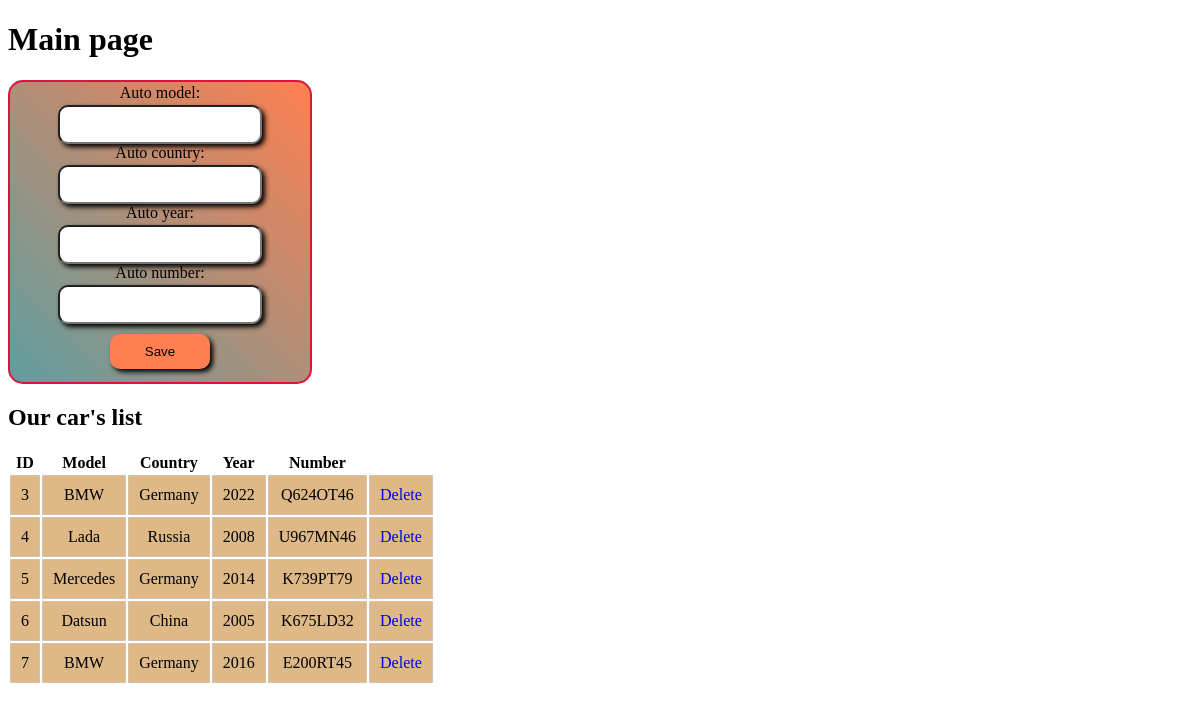
The page / on the database its author committed.
### new_HW_7/models.py (models this page shows)
class Auto(models.Model):
    auto_model = models.CharField(max_length=15)
    auto_country = models.CharField(max_length=20)
    auto_year = models.IntegerField()
    auto_number = models.CharField(max_length=10)

### new_HW_7/views.py (the view)
# urls.py: path('', views.index, name='home'),
def index(request):
    forma = AutoForm()
    base = Auto.objects.all()
    data = {'forma': forma, 'base': base}
    return render(request, 'index.html', context=data)
    pass

### new_HW_7/forms.py
class AutoForm(f.Form):
    auto_model = f.CharField(max_length=15)
    auto_country = f.CharField(max_length=20)
    auto_year = f.IntegerField()
    auto_number = f.CharField(max_length=10)

### templates/index.html (shortened to what this page needs)
<!DOCTYPE html>
{% load static %}
<html lang="en">
<head>
    <link rel="stylesheet" href="{% static 'css/style.css' %}">
</head>
    <body>
        <h1>Main page</h1>
        <div class="form">
            <form method="post" action="write/">
                {{ forma }}
                <input type="submit" value="Save" class="button">
            </form>
        </div>
        <div class="form_2">
            <h2>Our car's list</h2>
            <table>
                <tr><th>ID</th><th>Model</th><th>Country</th><th>Year</th><th>Number</th></tr>
                {% for auto in base %}
                    <tr>
                        <td>{{ auto.id }}</td>
                        <td>{{ auto.auto_model }}</td>
                        <td>{{ auto.auto_country }}</td>
                        <td>{{ auto.auto_year }}</td>
                        <td>{{ auto.auto_number }}</td>
                        <td><a href="{% url 'delete' auto.id %}">Delete</a></td>
                    </tr>
                {% endfor %}
            </table>
        </div>
    </body>
</html>

### new_HW_7/static/css/style.css (style rules this page uses)
.form { display: flex; justify-content: center; align-items: center; background: linear-gradient(45deg, cadetblue, coral); width: 300px; height: 300px; border: 2px solid crimson; border-radius: 15px; }
form { display: flex; justify-content: center; align-items: center; flex-direction: column; }
form input { width: 90%; padding: 10px; border-radius: 10px; box-shadow: 3px 3px 5px black; margin-top: 3px; }
a { text-decoration: none; }
table td { padding: 10px; width: auto; border: 1px dotted #ccc; text-align: center; background-color: burlywood; }
button, .button { width: 100px; background-color: coral; margin: 10px; border: none; border-radius: 10px; }

### rows shown on the page
Auto: id "3", auto_model "BMW", auto_country "Germany", auto_year "2022", auto_number "Q624OT46"
Auto: id "4", auto_model "Lada", auto_country "Russia", auto_year "2008", auto_number "U967MN46"
Auto: id "5", auto_model "Mercedes", auto_country "Germany", auto_year "2014", auto_number "K739PT79"
Auto: id "6", auto_model "Datsun", auto_country "China", auto_year "2005", auto_number "K675LD32"
Auto: id "7", auto_model "BMW", auto_country "Germany", auto_year "2016", auto_number "E200RT45"
